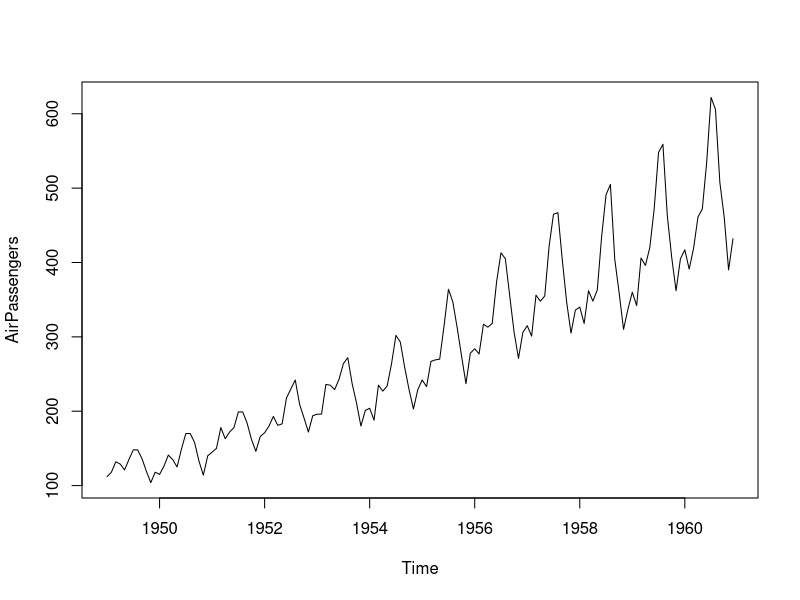
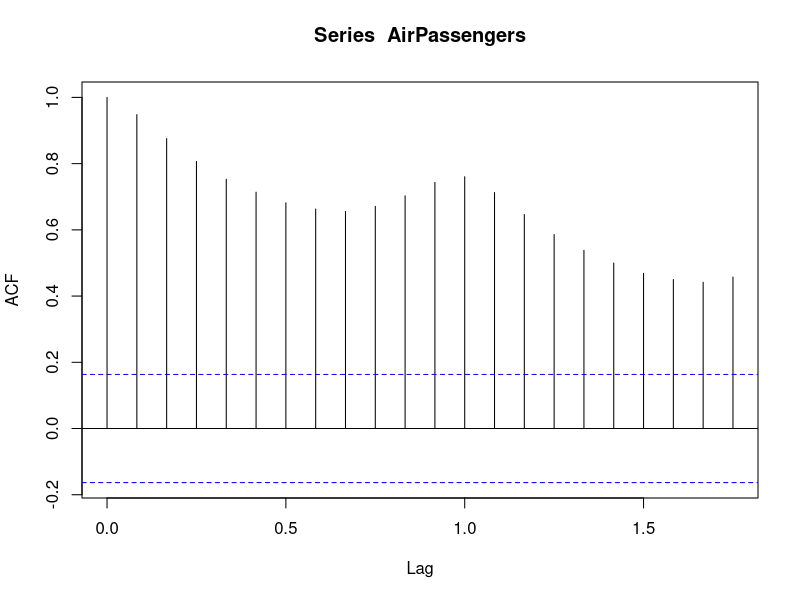
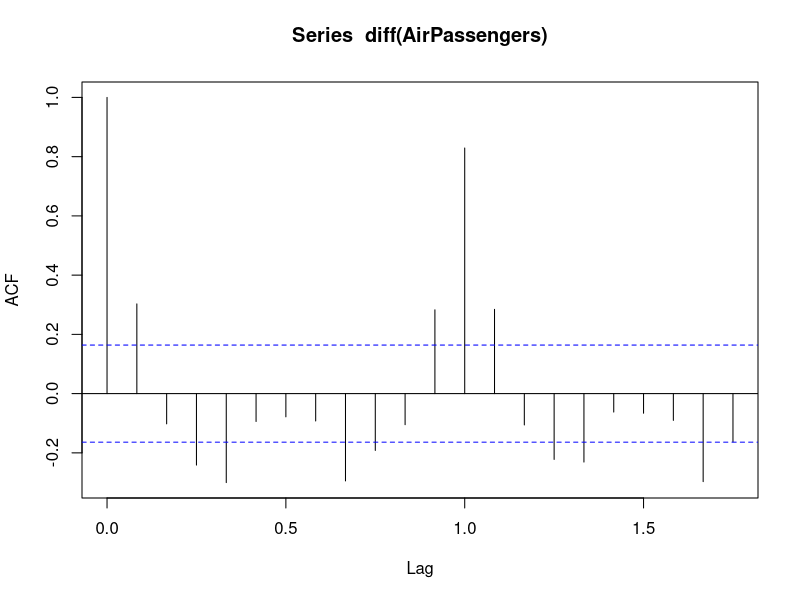
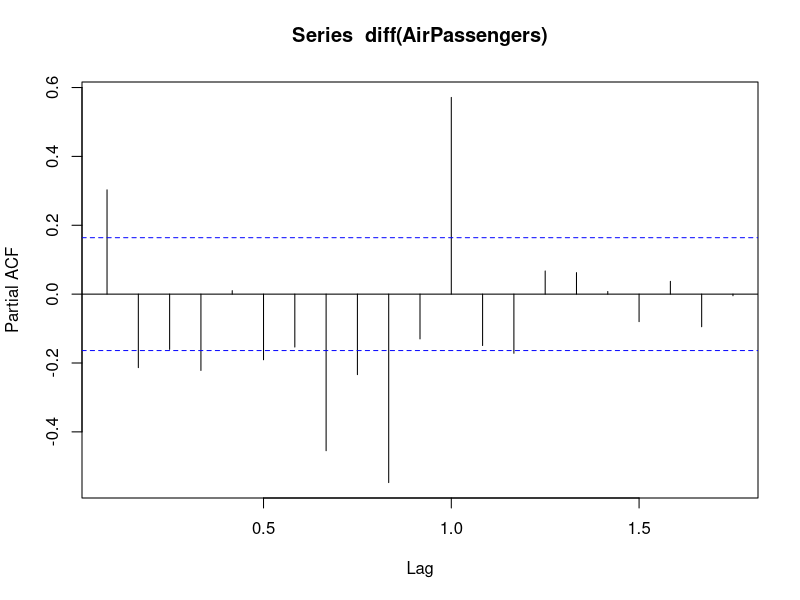
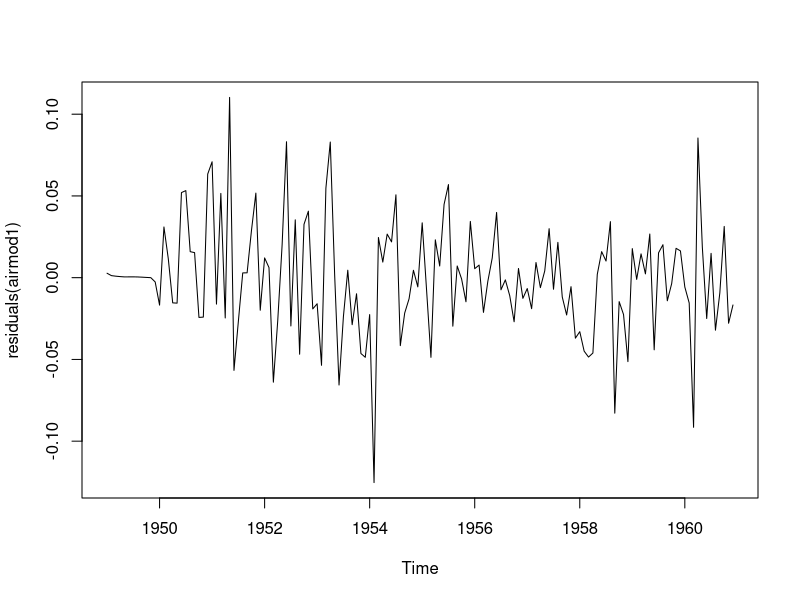

The R script that drew these images, in order:
data("AirPassengers")
class(AirPassengers)#è già in formato serie storiche
plot(AirPassengers)
#Cosa vediamo: trend crescente, non stazionarietà, stagionalità evidente (e pare moltiplicativa)

#NB: sappiamo che acf è insensata per dati non stazionari, ma se facessimo:
acf(AirPassengers)#e guardando questo vedo che non ha senso

#Ha più senso fare acf della differenza prima
acf(diff(AirPassengers)) 
#non sembra violare hp di stazionarietà...sembra omogeneo di grado 1
#NOTA: vedo che la scala del grafico acf è quella MENSILE!
#--->in generale la struttura che rivela questo acf è complessa
pacf(diff(AirPassengers))
#Che modello stimare? un AR, un MA, un ARMA, ARIMA?
#--->sia acf che pacf decrescono entrambe piano...vedo che c'è stagionalità...allora tento con un arima

#NB: qui faccio il modello sui logaritmi...xke? i logaritmi stabilizzano la alta varianza dei dati
airmod <- arima(log(AirPassengers), order=c(1,1,1), seasonal=c(1,1,1))
#NB....passo c(p,d,q) e c(P,D,Q)...d e D li metto io...R mi stima p,P,q,Q, ossia 4 coefficienti
#NB: anche se la funzione si chiama arima, col parametro seasonal è come se definissi un SARIMA
#I coefficienti saranno:
airmod$coef
#Sono significativamente diversi da 0?
#Vediamo quanto valgono i coefficienti e quanto gli standard error
#la qta coeff_stimato/S.E ~ N(0,1)
airmod #nell'output considero la tabella coefficients (in cui ho i coff e gli SE)
#------------------------------------------------------------
#Per confrontare modelli è utile
#il valore della logverosimiglianza (serve x criterio akaike)
airmod$loglik
#Calcolo la quantità del criterio di akaike(vogliamo sia bassa) 
#1)AIC secondo formula di fonzio lis
AIC<- -2/length(AirPassengers) *(airmod$loglik - length(coef(airmod)))
#2)tuttavia usando AIC del software il risultato è molto diverso
airmod$aic
#NB: questo perchè come qtà aic R usa quella di wikipedia! 2*length(coefficients(airmod)) -2* airmod$loglik
#------------------------------------------------------------


#-----------------------------------------------------------------------
#confronto tra vari modelli (in termini di tempo e seconda del metodo)
system.time(airmod1 <- arima(log(AirPassengers), order=c(2,1,1), seasonal=c(1,1,1)))
system.time(airmod2 <- arima(log(AirPassengers), order=c(2,1,1), seasonal=c(1,1,1), method="CSS"))
system.time(airmod3 <- arima(log(AirPassengers), order=c(2,1,1), seasonal=c(1,1,1), method="ML"))
#-----------------------------------------------------------------------

#VALIDITÀ DEL MODELLO airmod1 (casualità residui)
#1) metodo grafico
plot(residuals(airmod1))#già qui sembra molto bene
#2)test di jung e Box (applicato sui residui)
Box.test(residuals(airmod), lag=12, type="L",
         fitdf=length(coef(airmod1))) 
#il test non rifiuta l'hp di assenza di autocorrelazione!
#--->(i residui non risultano autocorrelati...BENE, xke vogliamo siano casuali)

#3)test di jarque bera (per normalità residui)
library(tseries)
jarque.bera.test(residuals(airmod1))
#--->p value non tremendo, ma è un campanello d'allarme


